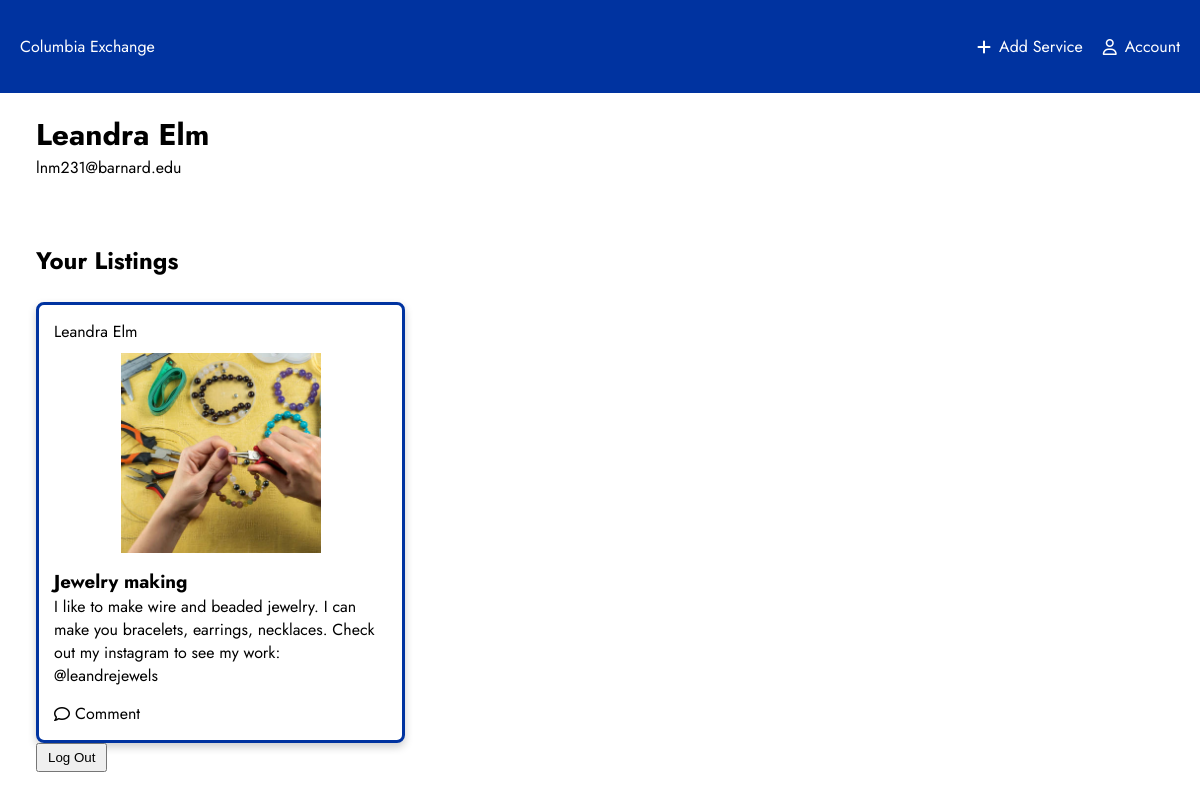
Page /account (signed in) on the committed database.
### server.py (models this page shows)
class User(db.Model):
    id = db.Column(db.Integer, primary_key=True)
    username = db.Column(db.String(20), nullable=False, unique=True)
    email = db.Column(db.String(50), nullable=False, unique=True)
    passwordhash = db.Column(db.String(80), nullable=False, unique=True)
    services = db.relationship('Service', backref='creator', lazy=True)
    user_comments = db.relationship('Comment', backref='commentor', lazy=True)

class Service(db.Model):
    id = db.Column(db.Integer, primary_key=True)
    title = db.Column(db.String(50), unique=True, nullable=False)
    description = db.Column(db.String(500), nullable=False)
    image_file = db.Column(db.String(50), nullable=False, default='/static/images/image_placeholder.png')
    creator_id = db.Column(db.Integer, db.ForeignKey('user.id'), nullable=False)
    service_comments = db.relationship('Comment', backref='service', lazy=True)

### server.py (the view)
@app.route('/account')
@login_required
def account():
    user = User.query.filter_by(id=session['user_id']).first()
    if not user:
        return apology("User not found")
    return render_template('account.html', user=user, services=user.services)

### helpers.py (called while the page is built)
def login_required(f):
    @wraps(f)
    def decorated_function(*args, **kwargs):
        if session.get("user_id") is None:
            return redirect("/login")
        return f(*args, **kwargs)
    return decorated_function

### templates/account.html (shortened to what this page needs)
{% extends 'layout.html' %}
{% block content %}
<section id="account-details">
    <div class="details">
        <h1>{{ user.username }}</h1>
        <p>{{ user.email }}</p>
    </div>
</section>
<section id="my-listings">
    <h1>Your Listings</h1>
    <div class="listing-grid">
        {% for service in services %}
            <div class="card" id="{{ service.id }}">
                <div class="card-header">
                    <p class="profile-name">{{ service.creator.username }}</p>
                </div>
                <div class="card-img">
                    <img class="cropped" src="{{ service.image_file }}">
                </div>
                <div class="card-body">
                    <h3>{{ service.title }}</h3>
                    <p>{{ service.description }}</p>
                </div>
                <div class="card-footer">
                    <i class="fa-regular fa-comment"></i>
                    <p>Comment</p>
                </div>
            </div>
        {% endfor %}
    </div>
</section>
<form>
    <button formaction="/logout">Log Out</button>
</form>
{% endblock %}

### static/main.css (style rules this page uses)
* { margin: 0; padding: 0; }
:root { --primary-color: #0033A0; --white-color: #FFFFFF; --grey-color: #C4C4C4; }
body { font-family: 'Jost', sans-serif; }
img { width: 100%; height: 100%; }
#search input, button { padding: 5px 10px 5px 10px; }
.card { border: 3px solid var(--primary-color); box-shadow: 0 4px 8px 0 rgba(0,0,0,0.2); border-radius: 8px; display: flex; flex-direction: column; padding: 15px; gap: 10px; }
.card-img { display: flex; justify-content: center; }
.card-header { display: flex; flex-direction: row; align-items: center; gap: 10px; height: 25%; }
.card-body { margin: 5px 0px 5px 0px; height: 50%; }
.card-footer { display: flex; gap: 5px; align-items: center; cursor: pointer; height: 25%; }
.listing-grid { display: grid; grid-template-columns: repeat(auto-fill, minmax(250px, 1fr)); gap: 10px; }
.cropped { width: 200px; height: 200px; object-fit: cover; object-position: 20% 10%; }
#account-details { display: flex; gap: 20px; align-items: center; }
#my-listings { margin-top: 8vh; }
#my-listings h1 { margin-bottom: 3vh; }
@media (min-width: 800px) { #account-details { gap: 50px; } }
@media (min-width: 800px) { .details > h1 { font-size: 30px; } }
@media (min-width: 800px) { .listing-grid { grid-template-columns: repeat(auto-fill, minmax(300px, 1fr)); } }

### rows in the picture
User: username "Leandra Elm", email "lnm231@barnard.edu"
Service: creator.username "Leandra Elm", image_file (picture), title "Jewelry making", description "I like to make wire and beaded jewelry. I can make you bracelets, earrings, necklaces. Check out my instagram to see my work: @leandrejewels"
